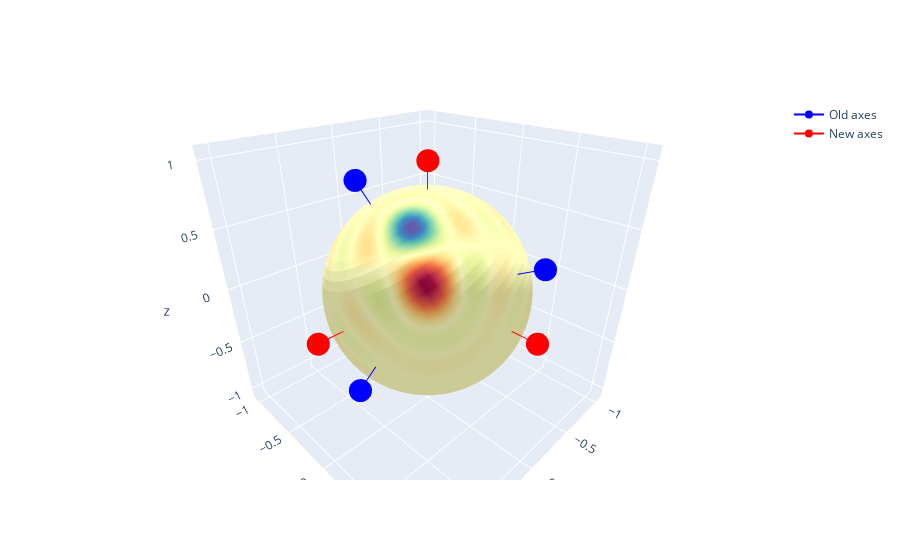

The notebook cell saved with this chart:
### Markdown cell above
### Reevaluated expansion
If we evaluate the original expansion in the new coordinates, we again see the original field.
However, it is oriented with respect to the new coordinate axes instead of the old coordinate axes.

### Code cell
go.Figure([
    go.Surface(x=new_x_mesh, y=new_y_mesh, z=new_z_mesh, surfacecolor=expansion.evaluate(new_mesh).real, **surf_layout),
    new_xyz, new_xietazeta
], fig_layout).show()

### Figure 1 — Plotly figure (JSON) as saved in the notebook; plotly's stock layout.template omitted (floating-point values rounded to 4 significant figures; data arrays with more than 128 entries replaced by an {"elided": "..."} marker saying what was removed)
{"data": [{"cmid": 0, "colorscale": [[0, "rgb(158,1,66)"], [0.1, "rgb(213,62,79)"], [0.2, "rgb(244,109,67)"], [0.3, "rgb(253,174,97)"], [0.4, "rgb(254,224,139)"], [0.5, "rgb(255,255,191)"], [0.6, "rgb(230,245,152)"], [0.7, "rgb(171,221,164)"], [0.8, "rgb(102,194,165)"], [0.9, "rgb(50,136,189)"], [1, "rgb(94,79,162)"]], "showscale": false, "surfacecolor": {"elided": "73x37 float values"}, "type": "surface", "x": {"elided": "73x37 float values"}, "y": {"elided": "73x37 float values"}, "z": {"elided": "73x37 float values"}}, {"hovertext": ["", "x", "", "y", "", "z"], "line": {"color": "blue"}, "name": "Old axes", "type": "scatter3d", "x": [0, 0.9186, 0, -0.1768, 0, 0.3536], "y": [0, 0.3062, 0, 0.8839, 0, -0.3536], "z": [0, -0.25, 0, 0.433, 0, 0.866]}, {"hovertext": ["", "x", "", "y", "", "z"], "line": {"color": "red"}, "name": "New axes", "type": "scatter3d", "x": [0, 1, 0, 0, 0, 0], "y": [0, 0, 0, 1, 0, 0], "z": [0, 0, 0, 0, 0, 1]}], "layout": {"autosize": true, "scene": {"aspectratio": {"x": 1, "y": 1, "z": 1}, "camera": {"eye": {"x": 1, "y": 1, "z": 0.8}}, "xaxis": {"range": [-1.1, 1.1], "type": "linear"}, "yaxis": {"range": [-1.1, 1.1], "type": "linear"}, "zaxis": {"range": [-1.1, 1.1], "type": "linear"}}}}
